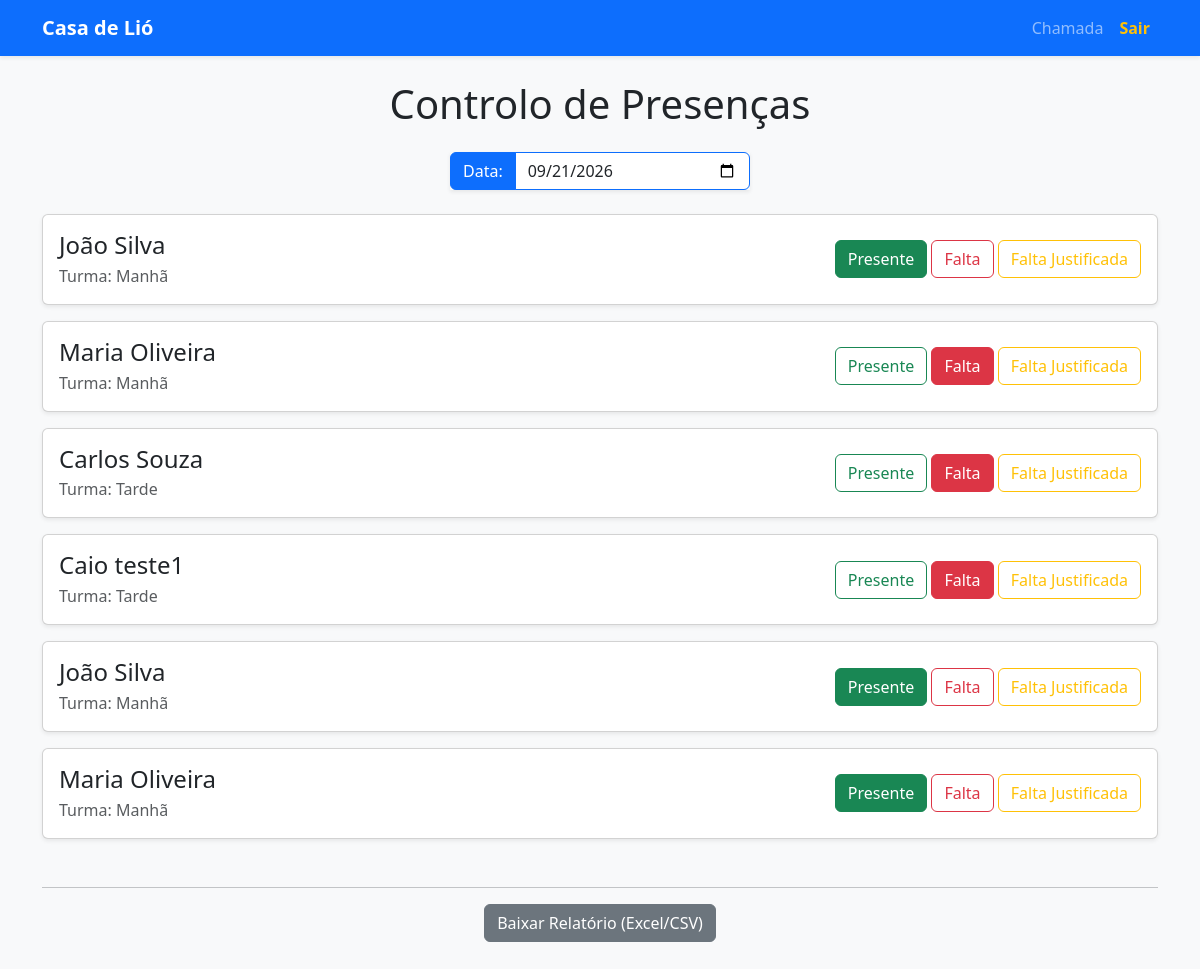
Page / (signed in) on the earlier database version.
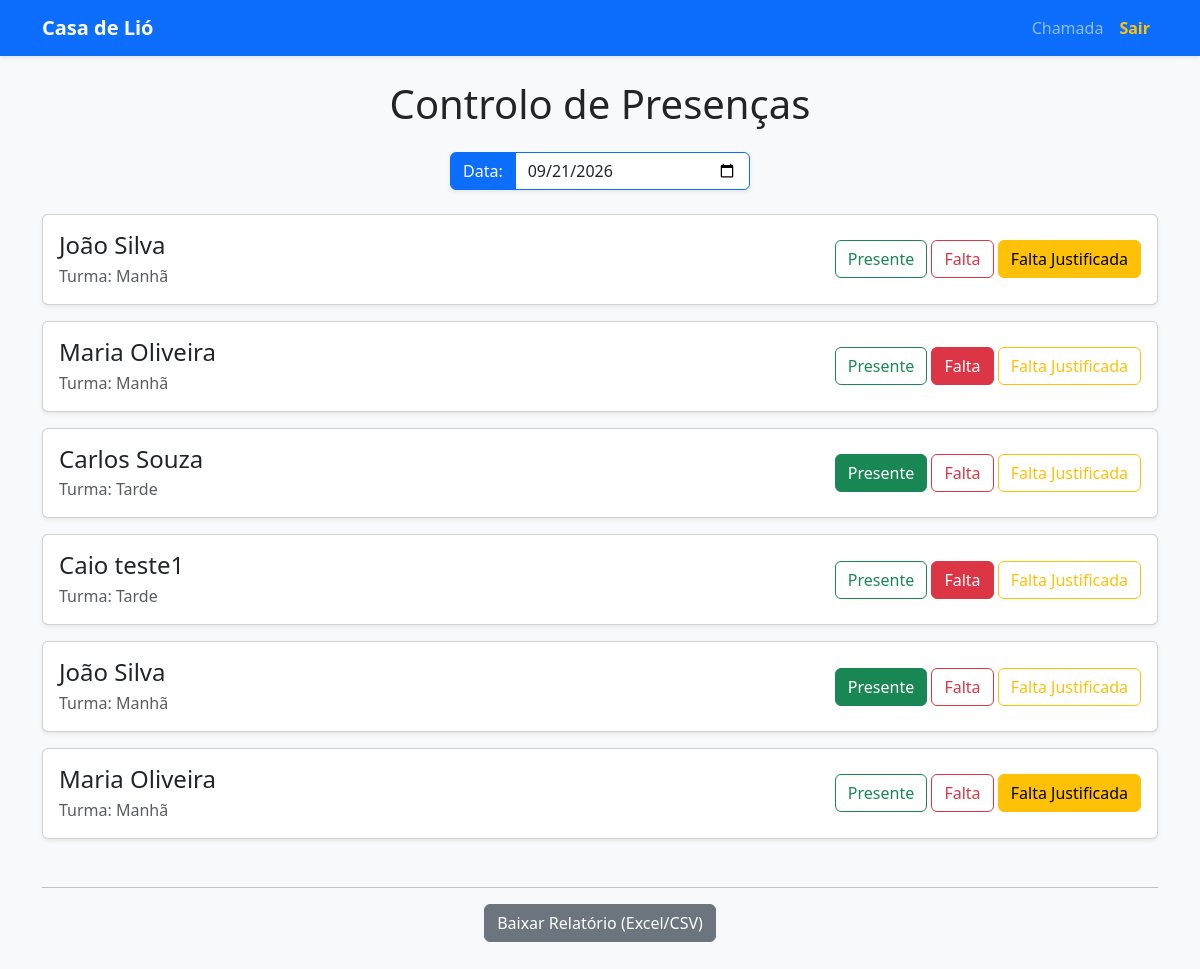
Same page on the later database version.
### tables this page shows
CREATE TABLE presencas (
        id INTEGER PRIMARY KEY AUTOINCREMENT,
        aluno_id INTEGER,
        data DATE DEFAULT CURRENT_DATE,
        status TEXT NOT NULL,
        FOREIGN KEY(aluno_id) REFERENCES alunos(id)
    );

CREATE TABLE alunos (
        id INTEGER PRIMARY KEY AUTOINCREMENT,
        nome TEXT NOT NULL,
        turma TEXT NOT NULL
    );

### app.py (the view)
@app.get("/", response_class=HTMLResponse)
async def home(request: Request, data_chamada: str = None):
    if not request.session.get('perfil'):
        return RedirectResponse(url="/login", status_code=303)
    data_atual = data_chamada if data_chamada else date.today().isoformat()
    conexao = pegar_conexao()
    alunos = conexao.execute('''
        SELECT a.id, a.nome, a.turma, p.status
        FROM alunos a
        LEFT JOIN presencas p ON a.id = p.aluno_id AND p.data = ?
    ''', (data_atual,)).fetchall()
    conexao.close()
    return templates.TemplateResponse(
        request=request,
        name="index.html",
        context={"alunos": alunos, "data_atual": data_atual}
    )

### templates/index.html
{% extends 'base.html' %}
{% block conteudo %}
    <h1 class="text-center mb-4">Controlo de Presenças</h1>
    <form method="GET" action="/" class="d-flex justify-content-center mb-4">
        <div class="input-group shadow-sm" style="max-width: 300px;">
            <span class="input-group-text bg-primary text-white border-primary">Data:</span>
            <input type="date" name="data_chamada" class="form-control border-primary" value="{{ data_atual }}" onchange="this.form.submit()">
        </div>
    </form>
    {% for aluno in alunos %}
    <div class="card shadow-sm mb-3">
        <div class="card-body d-flex flex-column flex-md-row justify-content-between align-items-center">
            <div class="mb-3 mb-md-0 text-center text-md-start">
                <h4 class="card-title mb-1">{{ aluno['nome'] }}</h4>
                <p class="card-text text-muted mb-0">Turma: {{ aluno['turma'] }}</p>
            </div>
            <div class="d-grid gap-2 d-md-block">
                <a href="/registrar/{{ aluno['id'] }}/{{ data_atual }}/Presente"
                   class="btn {% if aluno['status'] == 'Presente' %}btn-success{% else %}btn-outline-success{% endif %}">
                   Presente
                </a>
                <a href="/registrar/{{ aluno['id'] }}/{{ data_atual }}/Falta"
                   class="btn {% if aluno['status'] == 'Falta' %}btn-danger{% else %}btn-outline-danger{% endif %}">
                   Falta
                </a>
                <a href="/registrar/{{ aluno['id'] }}/{{ data_atual }}/Falta justificada"
                   class="btn {% if aluno['status'] == 'Falta justificada' %}btn-warning{% else %}btn-outline-warning{% endif %}">
                   Falta Justificada
                </a>
            </div>
        </div>
    </div>
    {% endfor %}
    <hr class="mt-5">
    <div class="text-center mb-5">
        <a href="/exportar" class="btn btn-secondary">Baixar Relatório (Excel/CSV)</a>
    </div>
{% endblock %}

### templates/base.html (shortened to what this page needs)
<!DOCTYPE html>
<html lang="pt-PT">
<head>
    <link href="https://cdn.jsdelivr.net/npm/bootstrap@5.3.0/dist/css/bootstrap.min.css" rel="stylesheet">
</head>
<body class="bg-light">
    <nav class="navbar navbar-expand-lg navbar-dark bg-primary shadow-sm">
        <div class="container">
            <a class="navbar-brand fw-bold" href="/">Casa de Lió</a>
            <div class="collapse navbar-collapse" id="navbarNav">
                <ul class="navbar-nav ms-auto">
                    <li class="nav-item"><a class="nav-link" href="/">Chamada</a></li>
                    <li class="nav-item"><a class="nav-link text-warning fw-bold" href="/sair">Sair</a></li>
                </ul>
            </div>
        </div>
    </nav>
    <div class="container mt-4">
        {% block conteudo %}{% endblock %}
    </div>
</body>
</html>

Differences in the rows shown:
changed presencas (number 1 of 6 on the later page): status "Presente" → "Falta justificada" (drawn)
changed presencas "Carlos Souza": status "Falta" → "Presente" (drawn)
changed presencas (number 6 of 6 on the later page): status "Presente" → "Falta justificada" (drawn)
